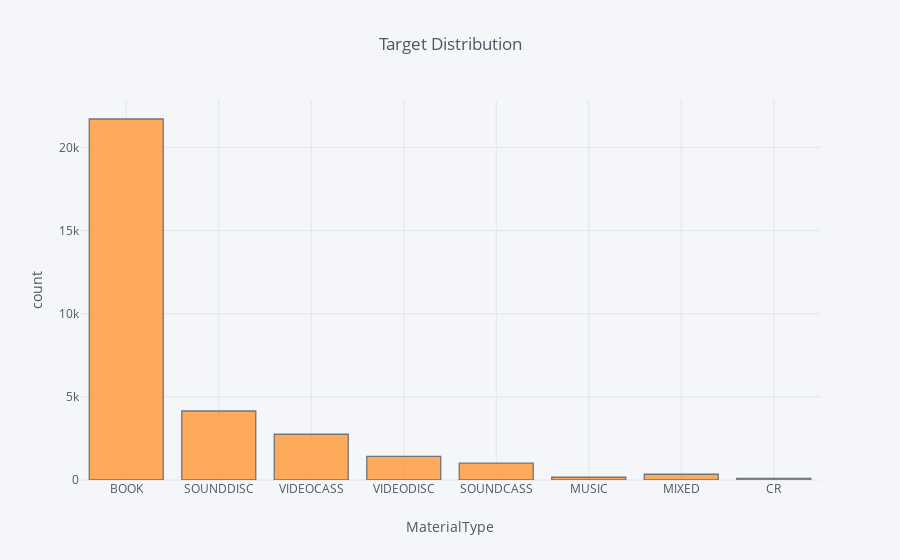

The notebook cell this image was saved under:
### Code cell
df['MaterialType'].iplot(kind='hist', xTitle='MaterialType',
                  yTitle='count', title='Target Distribution')

### Figure 1 — Plotly figure (JSON) as saved in the notebook; plotly's stock layout.template omitted (floating-point values rounded to 4 significant figures; data arrays with more than 128 entries replaced by an {"elided": "..."} marker saying what was removed)
{"data": [{"histfunc": "count", "histnorm": "", "marker": {"color": "rgba(255, 153, 51, 1.0)", "line": {"color": "#4D5663", "width": 1.3}}, "name": "MaterialType", "opacity": 0.8, "orientation": "v", "type": "histogram", "uid": "478b670e-83a3-11e9-93f6-303a647ae7c5", "x": {"elided": "31653 str values"}}], "layout": {"barmode": "overlay", "legend": {"bgcolor": "#F5F6F9", "font": {"color": "#4D5663"}}, "paper_bgcolor": "#F5F6F9", "plot_bgcolor": "#F5F6F9", "title": "Target Distribution", "titlefont": {"color": "#4D5663"}, "xaxis": {"gridcolor": "#E1E5ED", "showgrid": true, "tickfont": {"color": "#4D5663"}, "title": "MaterialType", "titlefont": {"color": "#4D5663"}, "zerolinecolor": "#E1E5ED"}, "yaxis": {"gridcolor": "#E1E5ED", "showgrid": true, "tickfont": {"color": "#4D5663"}, "title": "count", "titlefont": {"color": "#4D5663"}, "zerolinecolor": "#E1E5ED"}}}
